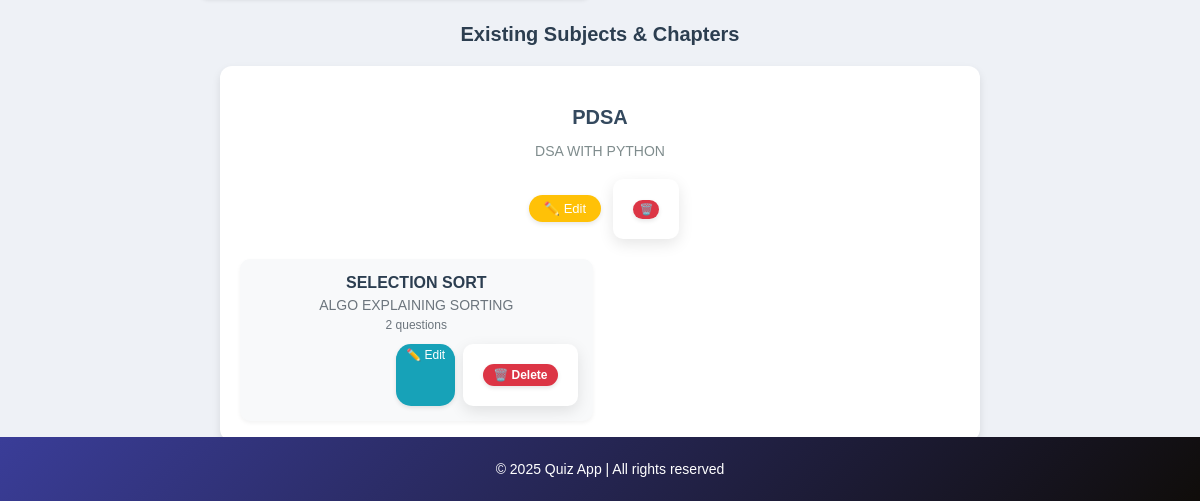
The page /admin_dashboard (signed in, lower part) on the database as committed earlier.
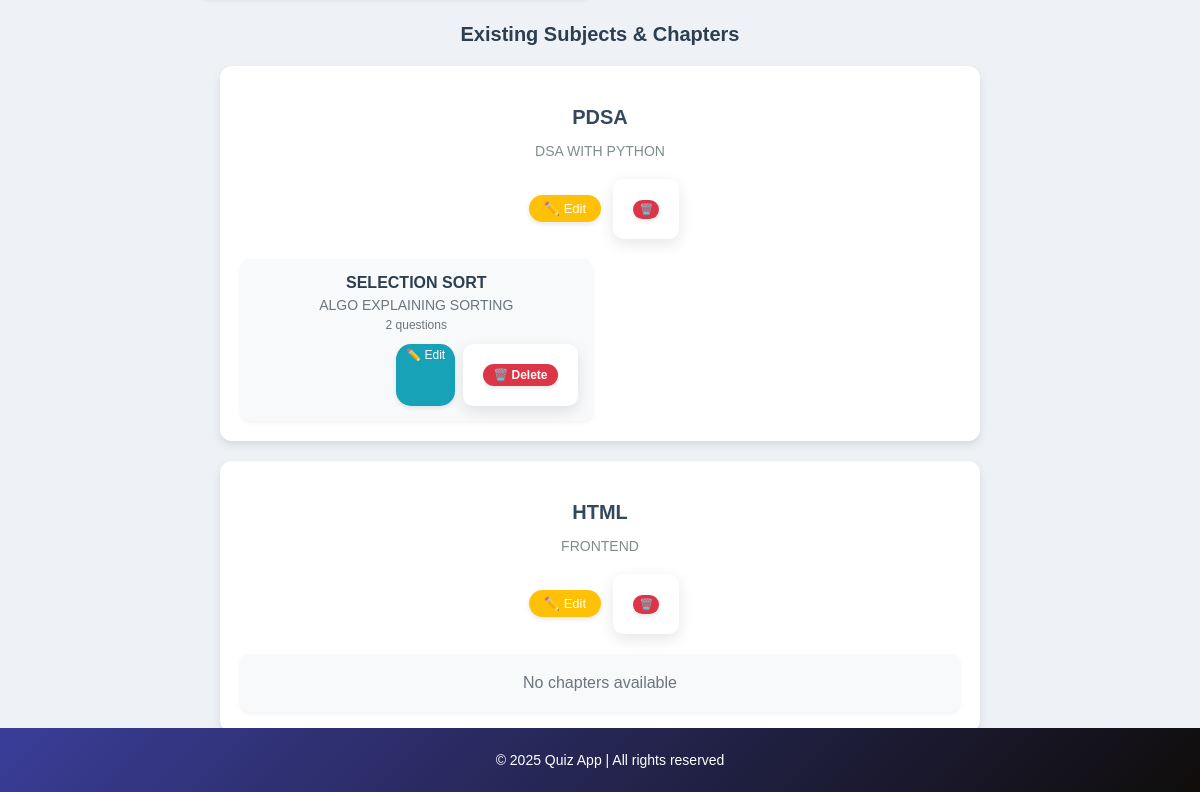
The same page on the database as committed later.
### models.py (models this page shows)
class Subject(db.Model):
    id = db.Column(db.Integer, primary_key=True)
    subject_name = db.Column(db.String(80), nullable=False)
    description = db.Column(db.String(255), nullable=True)

class Chapter(db.Model):
    id = db.Column(db.Integer, primary_key = True)
    chapter_name = db.Column(db.String(80), nullable=False)
    description = db.Column(db.String(255), nullable=True)
    subject_id = db.Column(db.Integer, db.ForeignKey('subject.id'), nullable=False)
    subject = db.relationship('Subject', backref=db.backref('chapters', lazy=True))
    questions = db.relationship('Question', backref='chapter', lazy=True)

### app.py (the view, shortened to what this page needs)
@app.route('/admin_dashboard', methods=['GET', 'POST'])
def admin_dashboard():
    if "user_id" not in session or session['user_role'] != 'admin':
        flash("Unauthorized access!", "danger")
        return redirect(url_for("login"))
    subjects = Subject.query.all()
    chapters = Chapter.query.all()
    return render_template("admin_dashboard.html", subjects=subjects, chapters=chapters)

### templates/admin_dashboard.html (shortened to what this page needs)
{% extends 'base.html' %}
{% block content %}
<div class="container mt-2">
    <div style="margin-top: 25px;">
        <h2 style="text-align: center; font-weight: bold; color: #2c3e50; font-size: 20px; margin-bottom: 15px;">Existing Subjects & Chapters</h2>
        {% for subject in subjects %}
            <div style="width: 90%; margin: 20px auto; background: #ffffff; padding: 20px; border-radius: 12px;
                        box-shadow: 0 4px 8px rgba(0, 0, 0, 0.1);">
                <h3 style="color: #34495e; text-align: center; font-weight: bold; margin-bottom: 10px; font-size: 20px;">
                    {{ subject.subject_name }}
                </h3>
                <p style="text-align: center; color: #7f8c8d; font-size: 14px; margin-bottom: 20px;">
                    {{ subject.description }}
                </p>
                <div style="text-align: center; margin-bottom: 20px;">
                    <a href="{{ url_for('edit_subject', subject_id=subject.id) }}"
                       style="display: inline-block; background: #ffc107; color: white; padding: 6px 15px;
                              border-radius: 20px; text-decoration: none; font-weight: 500; margin: 0 8px;
                              transition: all 0.3s ease; box-shadow: 0 2px 5px rgba(0,0,0,0.1); font-size: 13px;">
                        ✏️ Edit
                    </a>
                    <form method="POST" action="{{ url_for('delete_subject', subject_id=subject.id) }}" style="display: inline-block;">
                        <button type="submit" onclick="return confirm('Are you sure you want to delete this chapter?');"
                        style="background: #dc3545; color: white; border: none; padding: 3px 6px;
                               border-radius: 10px; cursor: pointer; font-size: 11px;
                               transition: all 0.3s ease; box-shadow: 0 2px 4px rgba(0,0,0,0.1);">
                    🗑️
                </button>
                    </form>
                </div>
                <div style="display: grid; grid-template-columns: repeat(auto-fill, minmax(300px, 1fr)); gap: 15px; margin-top: 20px;">
                    {% for chapter in subject.chapters %}
                        <div style="background: #f8f9fa; padding: 15px; border-radius: 10px;
                                   box-shadow: 0 2px 4px rgba(0,0,0,0.05); transition: transform 0.2s ease;">
                            <div style="margin-bottom: 10px;">
                                <h4 style="color: #2c3e50; margin: 0 0 5px 0; font-size: 16px;">{{ chapter.chapter_name }}</h4>
                                <p style="color: #6c757d; font-size: 14px; margin: 0;">{{ chapter.description }}</p>
                                <p style="color: #6c757d; font-size: 12px; margin-top: 5px;">
                                    {{ chapter.questions|length }} question{% if chapter.questions|length != 1 %}s{% endif %}
                                </p>
                            </div>
                            <div style="display: flex; justify-content: flex-end; gap: 8px; margin-top: 10px;">
                                <a href="{{ url_for('edit_chapter', chapter_id=chapter.id) }}"
                                   style="background: #17a2b8; color: white; padding: 4px 10px;
                                          border-radius: 15px; text-decoration: none; font-size: 12px;
                                          transition: all 0.3s ease; box-shadow: 0 2px 4px rgba(0,0,0,0.1);">
                                    ✏️ Edit
                                </a>
                                <form method="POST" action="{{ url_for('delete_chapter', chapter_id=chapter.id) }}" style="display: inline;">
                                    <button type="submit" onclick="return confirm('Are you sure you want to delete this chapter?');"
                                            style="background: #dc3545; color: white; border: none; padding: 4px 10px;
                                                   border-radius: 15px; cursor: pointer; font-size: 12px;
                                                   transition: all 0.3s ease; box-shadow: 0 2px 4px rgba(0,0,0,0.1);">
                                        🗑️ Delete
                                    </button>
                                </form>
                            </div>
                        </div>
                    {% else %}
                        <div style="grid-column: 1 / -1; text-align: center; color: #6c757d; background: #f8f9fa;
                                   padding: 20px; border-radius: 10px; box-shadow: 0 2px 4px rgba(0,0,0,0.05);">
                            No chapters available
                        </div>
                    {% endfor %}
                </div>
            </div>
        {% else %}
            <p style="text-align: center; color: #6c757d; font-size: 16px; margin-top: 30px;">
                No subjects available. Add a new subject to get started.
            </p>
        {% endfor %}
    </div>
</div>
{% endblock %}

### templates/base.html (shortened to what this page needs)
<!DOCTYPE html>
<html lang="en">
<head>
</head>
<body>
    <main>
        {% block content %}
        {% endblock %}
    </main>
    <footer>
        <p>&copy; 2025 Quiz App | All rights reserved</p>
    </footer>
</body>
</html>

### templates/base.html (style rules this page uses)
form { background: white; padding: 20px; border-radius: 10px; box-shadow: 0px 5px 15px rgba(0, 0, 0, 0.1); }
button { font-size: 16px; font-weight: bold; }
body { font-family: 'Poppins', Arial, sans-serif; margin: 0; padding: 0; background-color: #eef1f6; color: #333; }
main { padding: 40px; text-align: center; max-width: 800px; margin: auto; }
footer { text-align: center; padding: 10px; background: linear-gradient(135deg, #3a3d98, #0f0c08); color: white; position: fixed; bottom: 0; width: 100%; font-size: 14px; }

Rows that differ between the two databases and show on the page:
added Subject: subject_name "HTML", description "FRONTEND"
